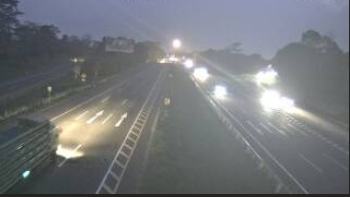
%> input picture imagemalam2/41SSBogor.jpg, 350 x 197 px
$ octave kode_malam.m   (GNU Octave 9; MATLAB toolbox functions it lacks are replaced by stand-ins)
%> lines starting %> are read from the running program, lines starting %| are printed output that depends on the picture; in (x1, y1, x2, y2) boxes, pixels count from 0 and x2, y2 are one past the last pixel; in counts of white or black regions, pixels touching at a corner belong together; the program's own positions count from 1
clear;
clc;
close all;

im = imread(uigetfile ({'*.jpg;*.jpeg;*.tif;*.ppm'}));
%> the answer given: 41SSBogor.jpg
%> im is the input picture: size 197x350x3 uint8; mean R, G, B 116.2, 118.9, 123.1
%crop = imcrop(im, [5 145 345 145]);
crop = im;
g = rgb2gray(crop);
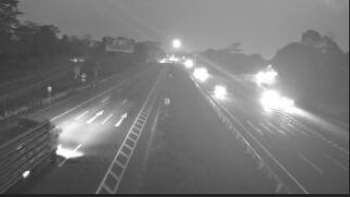
%> g: size 197x350 uint8; min 34, max 255, mean 118.6
imt = im2bw(g, graythresh(g));
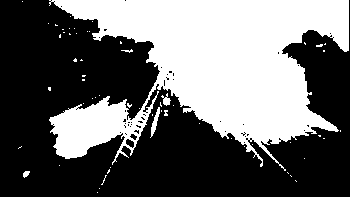
%> imt: size 197x350 logical; 40.7% white; 59 white regions (54 under 20 px), largest, box (x1, y1, x2, y2) and area: (49, 0, 349, 171) 27627, (150, 107, 160, 138) 110, (161, 93, 171, 106) 63, (23, 171, 30, 178) 33, (121, 49, 133, 53) 21
baru = bwareaopen(imt,2);
baru = imopen(baru,strel('disk',1));
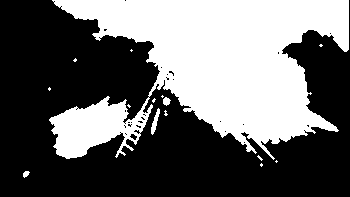
%> baru: size 197x350 logical; 40% white; 15 white regions (11 under 20 px)

[imlabel objnum] = bwlabel(baru);
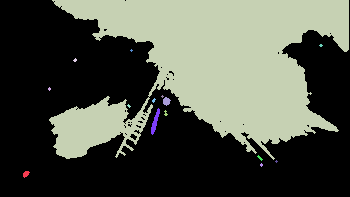
%> imlabel: size 197x350 double; 16 distinct labels, from 0 to 15; one colour per label, 0 black
%> objnum = 15

stats = regionprops(imlabel,'all');
%> stats = 15 regions; largest, box (x1, y1, x2, y2), Area, Centroid, MajorAxisLength, MinorAxisLength and Eccentricity: (49, 0, 349, 160) 27320 [211.3 66.8] 297.2 177.5 0.802, (151, 108, 160, 135) 102 [155.8 122.5] 29.09 4.73 0.987, (163, 97, 171, 106) 49 [167.1 101.9] 8.33 7.69 0.386
ncol = 0;
for i=1:objnum
   stats(i);
   ncol = ncol + 1;
   fitur.data_area(ncol,:) = stats(i).Area;
   fitur.data_index(ncol,:) = stats(i);
   fitur.data_centroid(ncol,:) = stats(i).Centroid;
   fitur.data_obj(ncol) = 1;
end
%> this loop made 15 passes
%> after the loop, fitur = {data_obj [1 1 1 1 1 1 1 1 1 1 1 1 1 1 1]}

mobil=0;
ncol=0;
for j=1:objnum-1
    ncol = ncol+1;
    if fitur.data_obj(ncol)==1
        for k=1:objnum-ncol
            if fitur.data_obj(ncol+k)==1
                jarakX = fitur.data_centroid(ncol+k,1)-fitur.data_centroid(ncol,1);
                jarakY = fitur.data_centroid(ncol+k,2)-fitur.data_centroid(ncol,2);
                jarak(j) =sqrt(jarakX^2+jarakY^2);
                if jarak(j)<12
                    fitur.data_obj(ncol)=0;
                    fitur.data_obj(ncol+k)=0;
                    mobil=mobil+1;
                end
            end
        end
    end
end
%> this loop made 14 passes
%> after the loop, fitur = {data_obj [1 1 1 1 1 1 1 0 0 0 0 0 0 1 1]}; jarak = [321.7 275 112.1 246.2 201.3 189.6 182.5 176 0 164.2 0 128 0 124.2]; jarakX = 44.5; jarakY = -116; mobil = 3

for m=1:objnum
    if fitur.data_obj(m)==1 && fitur.data_area(m)>20
        mobil = mobil+1;
    end
end

mobil
%> mobil = 6

figure,
title('Vehicle Detection System');
subplot(3,2,1); imshow(im);
subplot(3,2,2); imshow(crop);
subplot(3,2,3); imshow(imt);
subplot(3,2,4); imshow(baru);
subplot(3,2,5); imshow(crop);
hold on;
for k = 1 : objnum
        rectangle('Position', stats(k).BoundingBox, ...
            'EdgeColor','r');
end
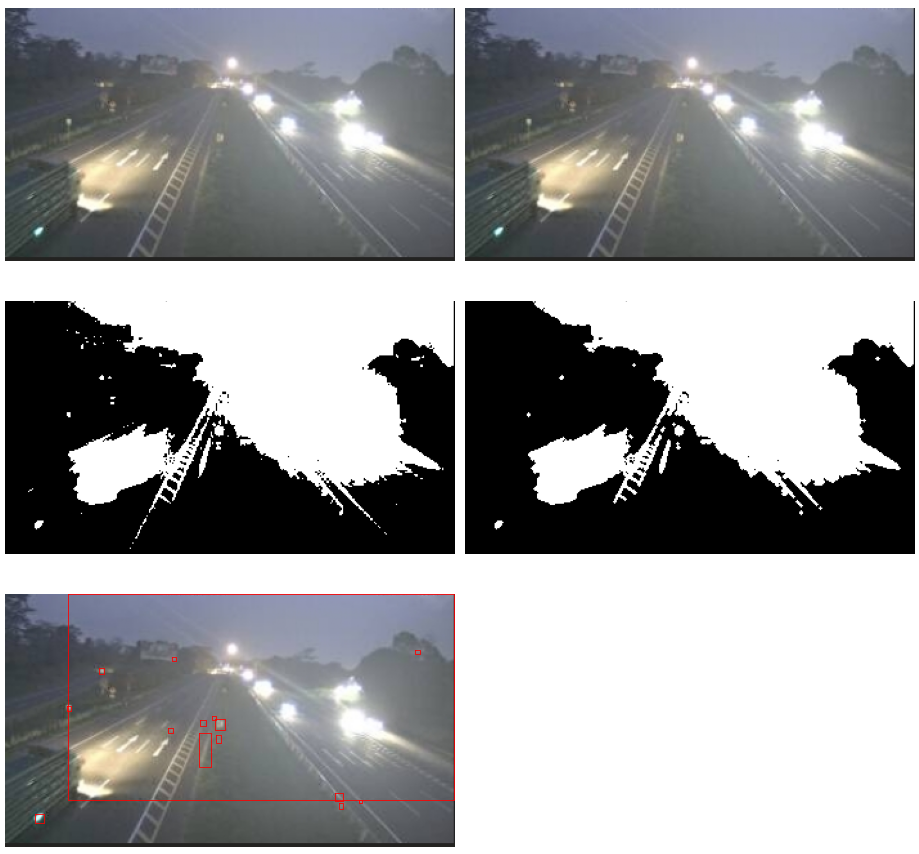
%> figure redrawn from the program's plot data, 5 panels

$ run again, on imagemalam2/BuahBatuEntrance1.jpg
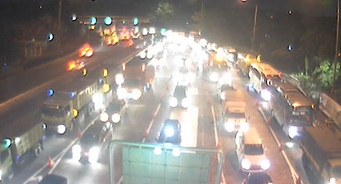
%> input picture imagemalam2/BuahBatuEntrance1.jpg, 341 x 184 px
%> im is the input picture: size 184x341x3 uint8; mean R, G, B 147.5, 139.8, 133.3
%> `imt = im2bw(g, graythresh(g));`:
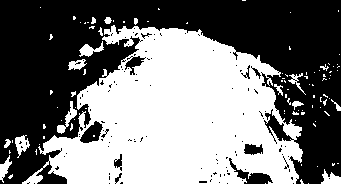
%> imt: size 184x341 logical; 46.8% white; 99 white regions (82 under 20 px), largest, box (x1, y1, x2, y2) and area: (22, 25, 303, 184) 27595, (57, 101, 77, 134) 196, (15, 135, 30, 158) 178
%> `[imlabel objnum] = bwlabel(baru);`:
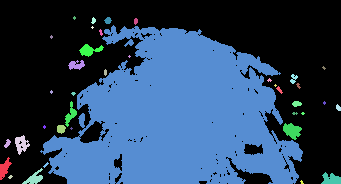
%> imlabel: size 184x341 double; 39 distinct labels, from 0 to 38; one colour per label, 0 black
%> objnum = 38
%> stats = 38 regions; largest, box (x1, y1, x2, y2), Area, Centroid, MajorAxisLength, MinorAxisLength and Eccentricity: (40, 25, 303, 184) 26861 [177.8 117.8] 234.3 166.9 0.702, (283, 123, 302, 140) 202 [292.7 131.3] 19.57 13.98 0.7, (15, 135, 30, 155) 165 [22 144.8] 18.01 14.07 0.624
%> the loop `for i=1:objnum` made 38 passes
%> after the loop `for i=1:objnum`: fitur = {data_obj [1 1 1 1 1 1 1 1 1 1 1 1 1 1 1 1 1 1 1 1 1 1 1 1 1 1 1 1 1 1 1 1 1 1 1 1 1 1]}
%> the loop `for j=1:objnum-1` made 37 passes
%> after the loop `for j=1:objnum-1`: fitur = {data_obj [0 1 0 1 1 1 1 1 1 1 0 1 1 0 1 1 1 0 0 1 1 1 1 1 0 0 1 1 0 0 0 0 1 0 1 1 1 1]}; jarak = 37 values, max 339.3 at index 1, min 0 at index 3, mean 166.8; jarakX = 13.96; jarakY = 4.86; mobil = 7
%> the loop `for m=1:objnum` made 38 passes
%> `mobil`: mobil = 20
%> the loop `for k = 1 : objnum` made 38 passes
